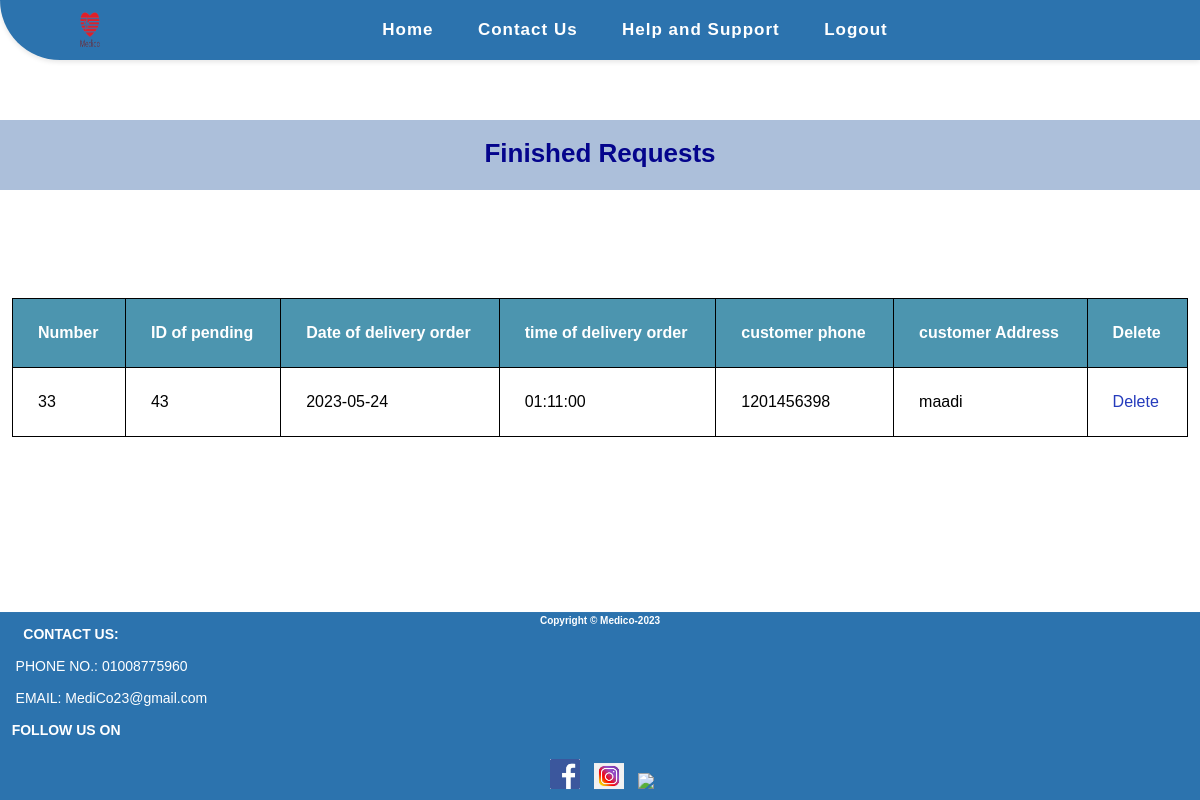
Before: /pharmacy/finished_requests.php (signed in) with the older database file.
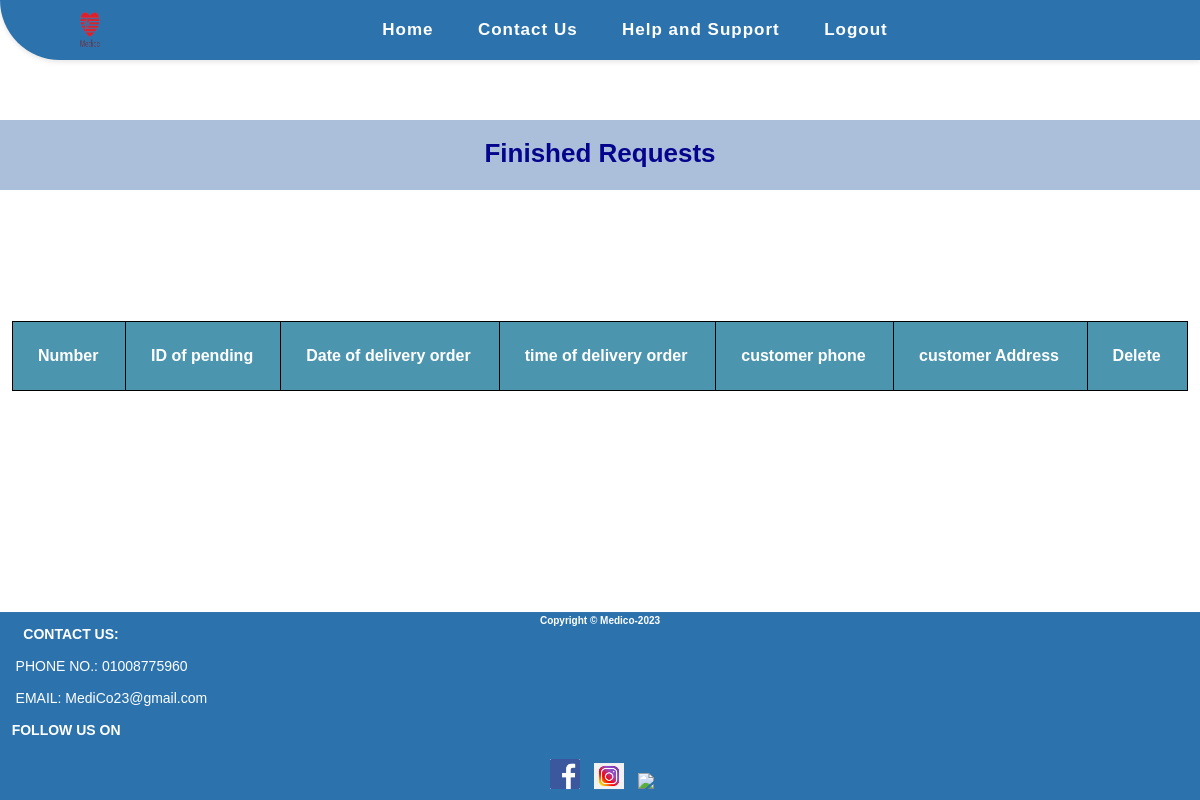
After: the same page with the newer database file.
### tables this page shows
CREATE TABLE `finished_orders` (
  `id` int(11) NOT NULL,
  `id_of_pending` int(11) NOT NULL
);

CREATE TABLE `orders` (
  `id_of_order` int(11) NOT NULL,
  `pharmacy_id` int(11) NOT NULL,
  `opatient_id` int(11) DEFAULT NULL,
  `ord_id` int(11) NOT NULL,
  `order_date` date NOT NULL,
  `order_time` time NOT NULL,
  `patient_address` varchar(255) NOT NULL,
  `prescription` mediumtext NOT NULL,
  `message` varchar(255) NOT NULL,
  `dtime` time NOT NULL,
  `dday` date NOT NULL,
  `dphone` int(11) NOT NULL,
  `date_of_accept` date NOT NULL,
  `time_of_accept` time NOT NULL,
  `activity` varchar(255) NOT NULL,
  `order_cdo` int(11) NOT NULL
);

CREATE TABLE `patient` (
  `pid` int(11) NOT NULL,
  `first_name` varchar(255) NOT NULL,
  `last_name` varchar(255) NOT NULL,
  `gender` varchar(255) NOT NULL,
  `occupation` varchar(255) NOT NULL,
  `marital_status` varchar(255) NOT NULL,
  `email` varchar(255) NOT NULL,
  `allergies` varchar(255) NOT NULL,
  `blood_type` varchar(255) NOT NULL,
  `pdate_of_birth` date NOT NULL,
  `phone` int(11) NOT NULL,
  `emergency_contact` int(11) NOT NULL,
  `address` varchar(255) NOT NULL,
  `password` int(11) NOT NULL,
  `image` mediumtext NOT NULL,
  `has_emh` varchar(255) NOT NULL,
  `paid` varchar(255) NOT NULL,
  `blocked` varchar(255) NOT NULL
);

### pharmacy/finished_requests.php (the view, shortened to what this page needs)
<?php
include "../shared/conn.php";
if (isset($_SESSION['pharmacy'])) {
    $select = "SELECT * FROM `finished_orders`
    JOIN `orders` ON finished_orders.id_of_pending = orders.id_of_order
    JOIN `patient` ON orders.opatient_id = patient.pid";
    $sel = mysqli_query($connect , $select);
?>
<!DOCTYPE html>
<html lang="en">
<head>
    <link rel="stylesheet" href="../CSS/footer.css">
    <link rel="stylesheet" href="../CSS/pharmacy's view.css">
</head>
<body>
    <nav>
        <div class="logo">
            <a href="#"><img src="../Images/Medico_Logo_2_Final-removebg-preview-1.png" height="100px" width="200px" alt="Medico Logo"></a>
        </div>
        <ul class="nav-links">
            <li><a href="./pharmacy_view.php">Home</a></li>
            <li><a href="#">Contact Us</a></li>
            <li><a href="#">Help and Support</a></li>
            <li><a href="../shared/login.php?gbye='1'">Logout</a></li>
        </ul>
    </nav>
    <h1 class="h1_text" id="Requests">Finished Requests</h1>
    <table>
        <thead>
            <tr>
                <th>Number</th>
                <th>ID of pending</th>
                <th>Date of delivery order</th>
                <th>time of delivery order</th>
                <th>customer phone</th>
                <th>customer Address</th>
                <th>Delete</th>
            </tr>
        </thead>
        <tbody>
            <?php foreach($sel as $s){ ?>
            <tr>
                <td><?php echo $s['id']; ?></td>
                <td><?php echo $s['id_of_order']; ?></td>
                <td><?php echo $s['date_of_accept']; ?></td>
                <td><?php echo $s['time_of_accept']; ?></td>
                <td><?php echo $s['phone']; ?></td>
                <td><?php echo $s['patient_address']; ?></td>
                <td><a href="finished_requests.php?delete=<?php echo $s['id_of_order']; ?>">Delete</a></td>
            </tr>
            <?php } ?>
        </tbody>
    </table>
    <?php }?>
    <footer class="sticky-footer">
        <div>
            <h6>Copyright &copy Medico-2023</h6>
        </div>
               <div>
               <h4 class="_14">  &nbsp  &nbsp  &nbsp CONTACT US:</h4>
                  <br>    &nbsp  &nbsp PHONE NO.: 01008775960 <br>
                   <br>    &nbsp  &nbsp EMAIL: MediCo23@gmail.com
</div>
<br>
<div class="footer-social-icons">
  <h4 class="r"> &nbsp &nbspFOLLOW US ON</h4>
  <br>
  <ul class="social-icons">
    <li><a href="www.facbook.com">&nbsp<img width=30px hight=40px
          src="../Images/icona1.png"></a></li>
    <li><a href="www.instagram.com"><img width=30px hight=40px
          src="../Images/icona2.png"></a></li></li>
    <li><a href="www.twitter.com"><img width=30px hight=40px
          src="../Images/twitter.jpg"></a></li>
</ul>
</div>
    </footer>
</body>
</html>

Changed rows visible on the page:
removed finished_orders: id "33", id_of_pending.id_of_order "43", id_of_pending.date_of_accept "2023-05-24", id_of_pending.time_of_accept "01:11:00", patient.phone "1201456398", id_of_pending.patient_address "maadi"
